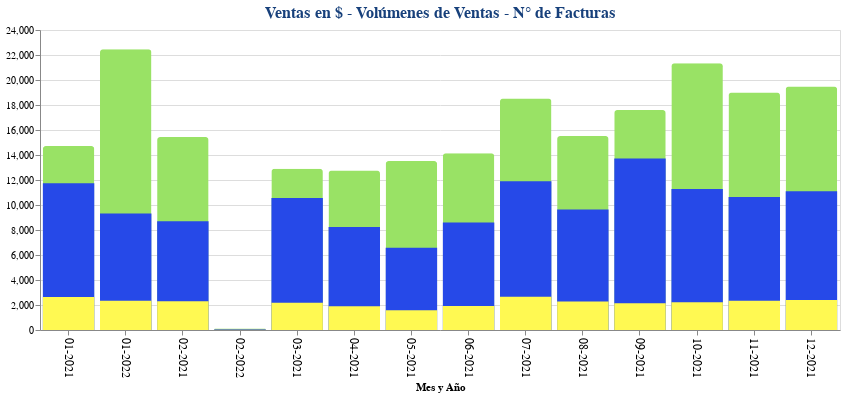

Write notebook code for a chart like this one.
### Code cell
# Definición de los colores para los gráficos
TITULOS = '#17407b'
MONTO = '#99e265' #'#5ebc0d'
VOLUMEN = '#2649e8'  #'#17407b'
FACTURAS = '#fff952' #'#efea46'

# Ejes 
x = alt.X('mes_anio:O', title='Mes y Año', axis = alt.Axis(labelAngle=90, labelFontSize=12))
y1 = alt.Y('monto_dolar:Q', title = '')
y2 = alt.Y('cantidad:Q', title = '')
y3 = alt.Y('num:Q', title = '')


base = alt.Chart(df_ventas_fecha).encode(x=x)

monto = base.mark_bar(color=MONTO, cornerRadiusTopLeft=3, cornerRadiusTopRight=3).encode(y=y1,
                tooltip = [alt.Tooltip('mes_anio', title='Mes y año'), 
                   alt.Tooltip('monto_dolar', title='Ventas en $')])

volumen = base.mark_bar(color=VOLUMEN).encode(y=y2,
                tooltip = [alt.Tooltip('mes_anio', title='Mes y año'),  
                   alt.Tooltip('cantidad', title='Volumen de Ventas')])
                                             
facturas = base.mark_bar(color=FACTURAS,).encode(y=y3,
                tooltip = [alt.Tooltip('mes_anio', title='Mes y año'), 
                   alt.Tooltip('num', title='N° de Facturas')])

textos1 = base.mark_text().encode(
    text = alt.Text(y1, format=',.5s', title = 'Ventas en $'),
)

grafico = alt.layer(monto, volumen, facturas)

grafico.properties(
        title='Ventas en $ - Volúmenes de Ventas - N° de Facturas',
        width=800
).configure_title(
    fontSize = 16,
    anchor = 'middle',
    color = TITULOS,
).configure_view(
    strokeWidth=1
)

### Figure 1 — Vega-Lite specification as saved in the notebook (floating-point values rounded to 4 significant figures)
{"config": {"view": {"continuousWidth": 400, "continuousHeight": 300, "strokeWidth": 1}, "title": {"anchor": "middle", "color": "#17407b", "fontSize": 16}}, "layer": [{"mark": {"type": "bar", "color": "#99e265", "cornerRadiusTopLeft": 3, "cornerRadiusTopRight": 3}, "encoding": {"tooltip": [{"field": "mes_anio", "title": "Mes y año", "type": "nominal"}, {"field": "monto_dolar", "title": "Ventas en $", "type": "quantitative"}], "x": {"axis": {"labelAngle": 90, "labelFontSize": 12}, "field": "mes_anio", "title": "Mes y Año", "type": "ordinal"}, "y": {"field": "monto_dolar", "title": "", "type": "quantitative"}}}, {"mark": {"type": "bar", "color": "#2649e8"}, "encoding": {"tooltip": [{"field": "mes_anio", "title": "Mes y año", "type": "nominal"}, {"field": "cantidad", "title": "Volumen de Ventas", "type": "quantitative"}], "x": {"axis": {"labelAngle": 90, "labelFontSize": 12}, "field": "mes_anio", "title": "Mes y Año", "type": "ordinal"}, "y": {"field": "cantidad", "title": "", "type": "quantitative"}}}, {"mark": {"type": "bar", "color": "#fff952"}, "encoding": {"tooltip": [{"field": "mes_anio", "title": "Mes y año", "type": "nominal"}, {"field": "num", "title": "N° de Facturas", "type": "quantitative"}], "x": {"axis": {"labelAngle": 90, "labelFontSize": 12}, "field": "mes_anio", "title": "Mes y Año", "type": "ordinal"}, "y": {"field": "num", "title": "", "type": "quantitative"}}}], "data": {"name": "data-f2cc08da87a2bf6ed04147e0a19660ee"}, "title": "Ventas en $ - Volúmenes de Ventas - N° de Facturas", "width": 800, "$schema": "https://vega.github.io/schema/vega-lite/v4.17.0.json", "datasets": {"data-f2cc08da87a2bf6ed04147e0a19660ee": [{"mes_anio": "01-2021", "cantidad": 11740.0, "monto_dolar": 14710.0, "num": 2643}, {"mes_anio": "01-2022", "cantidad": 9328.0, "monto_dolar": 22460.0, "num": 2342}, {"mes_anio": "02-2021", "cantidad": 8693.0, "monto_dolar": 15440.0, "num": 2293}, {"mes_anio": "02-2022", "cantidad": 58.0, "monto_dolar": 113.8, "num": 17}, {"mes_anio": "03-2021", "cantidad": 10570.0, "monto_dolar": 12890.0, "num": 2176}, {"mes_anio": "04-2021", "cantidad": 8232.0, "monto_dolar": 12750.0, "num": 1893}, {"mes_anio": "05-2021", "cantidad": 6588.0, "monto_dolar": 13510.0, "num": 1581}, {"mes_anio": "06-2021", "cantidad": 8598.0, "monto_dolar": 14150.0, "num": 1920}, {"mes_anio": "07-2021", "cantidad": 11890.0, "monto_dolar": 18510.0, "num": 2657}, {"mes_anio": "08-2021", "cantidad": 9633.0, "monto_dolar": 15520.0, "num": 2285}, {"mes_anio": "09-2021", "cantidad": 13730.0, "monto_dolar": 17600.0, "num": 2136}, {"mes_anio": "10-2021", "cantidad": 11280.0, "monto_dolar": 21340.0, "num": 2224}, {"mes_anio": "11-2021", "cantidad": 10650.0, "monto_dolar": 18990.0, "num": 2348}, {"mes_anio": "12-2021", "cantidad": 11110.0, "monto_dolar": 19480.0, "num": 2410}]}}
